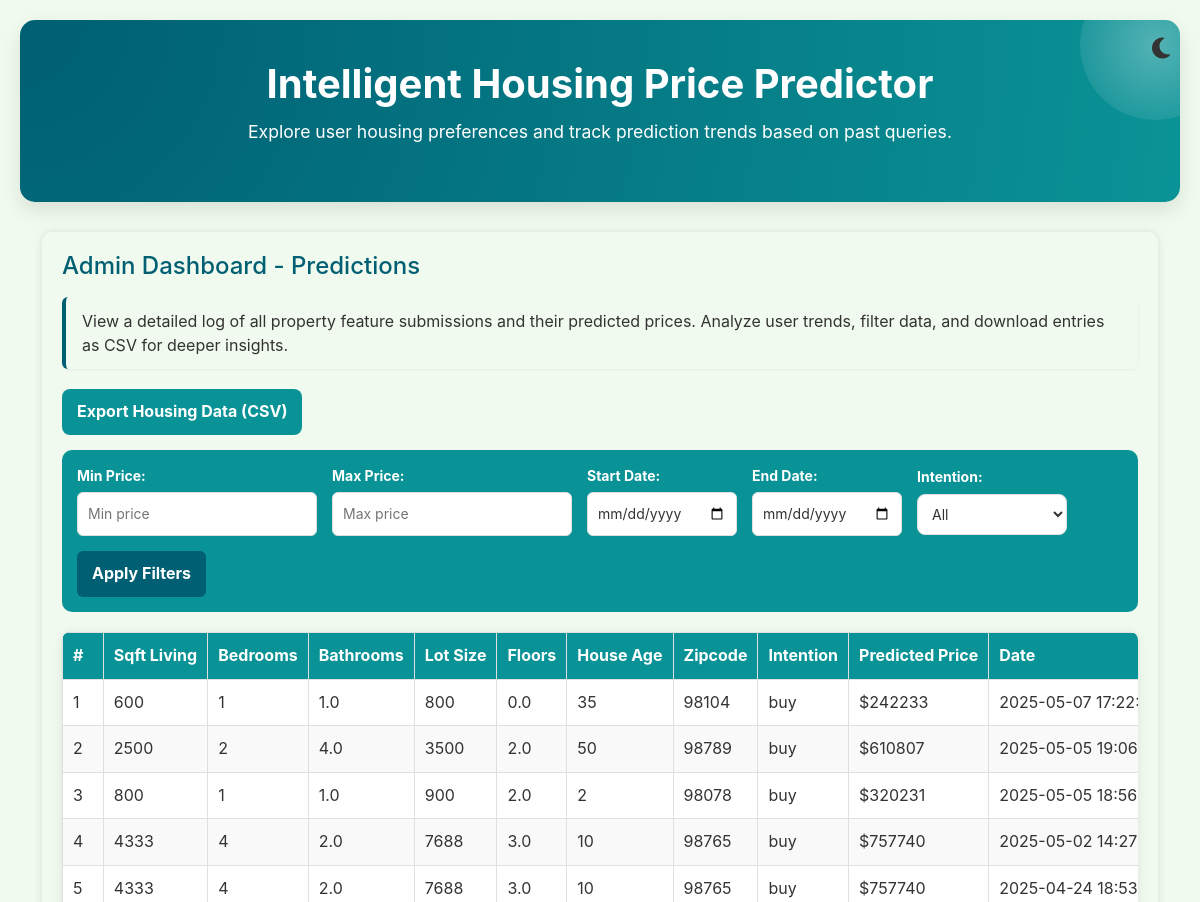
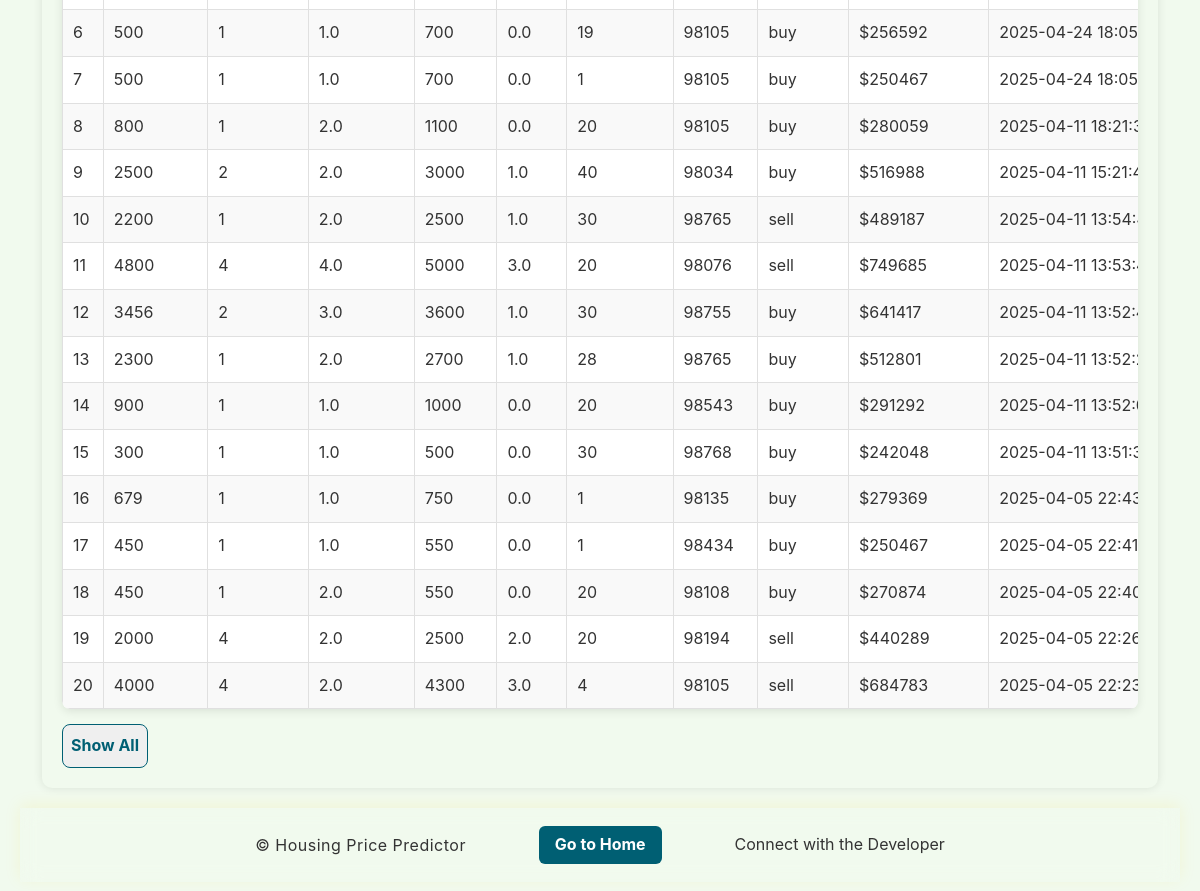
/admin, run on an earlier commit of the app's database (2 pictures, top to bottom).
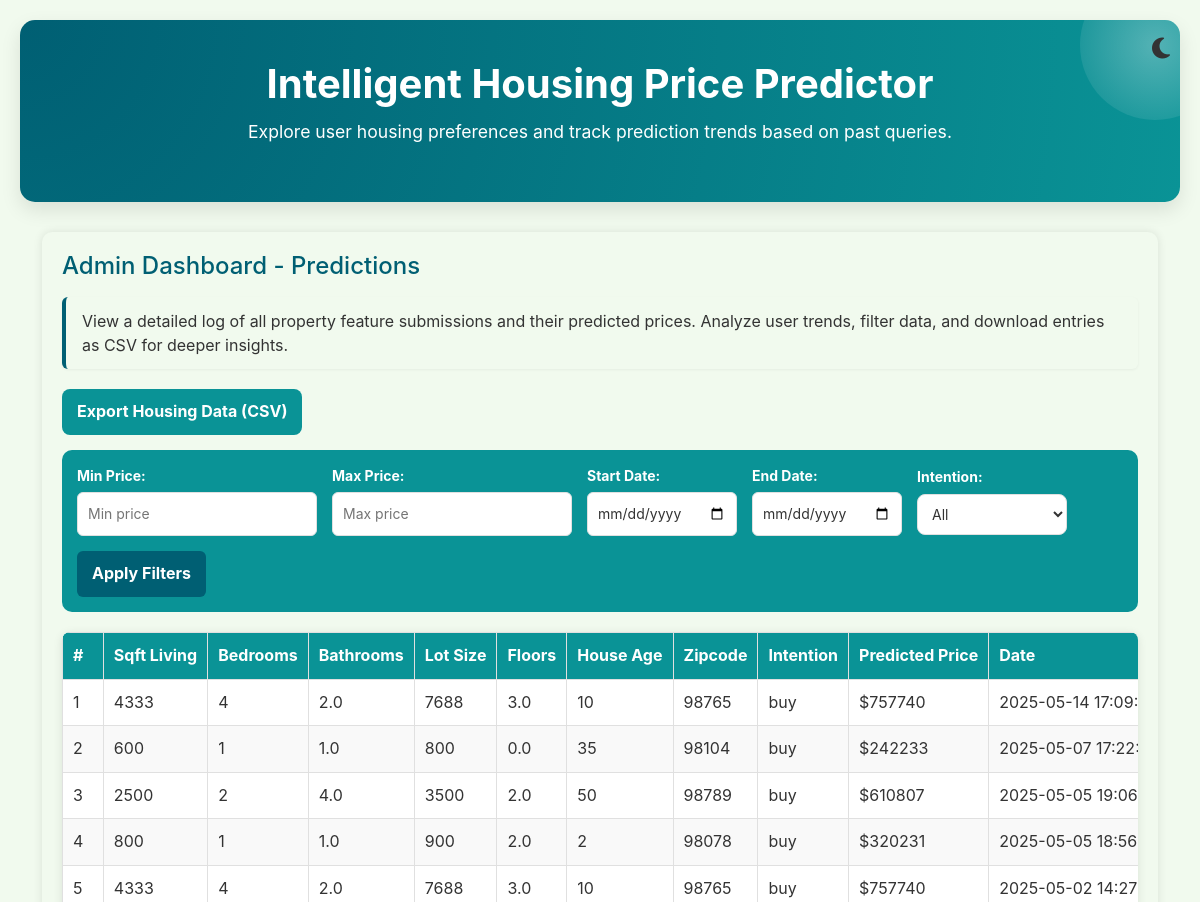
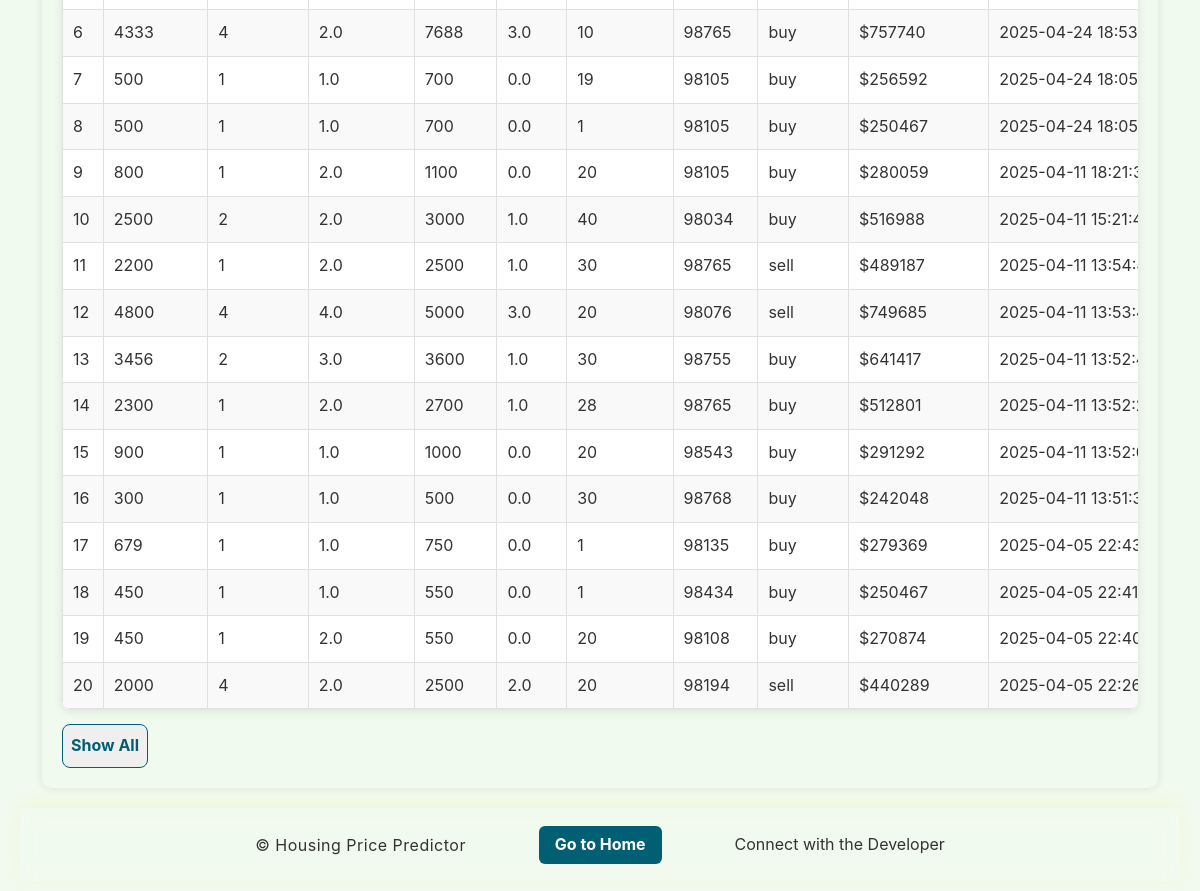
And on a later commit of the database (2 pictures, top to bottom).
### tables this page shows
CREATE TABLE queries (
                id INTEGER PRIMARY KEY AUTOINCREMENT,
                sqft_living INTEGER NOT NULL,
                no_of_bedrooms INTEGER NOT NULL,
                no_of_bathrooms REAL NOT NULL,
                sqft_lot INTEGER NOT NULL,
                no_of_floors REAL NOT NULL,
                house_age INTEGER NOT NULL,
                zipcode INTEGER NOT NULL,
                purpose TEXT NOT NULL,
                predicted_price REAL NOT NULL,
                timestamp TIMESTAMP DEFAULT CURRENT_TIMESTAMP  
            );

### app/routes.py (the view)
@app.route('/admin')
def admin_dashboard():
    try:
        predictions = get_all_queries()
        app.logger.debug(f"Fetched {len(predictions)} predictions for admin dashboard")
        return render_template('admin.html', predictions=predictions)
    except Exception as e:
        error_msg = f"Error fetching predictions: {str(e)}"
        app.logger.error(error_msg)
        flash(error_msg, "danger")
        return render_template('admin.html', predictions=[])

### app/database.py (called while the page is built)
def convert_to_nairobi(utc_timestamp):
    if utc_timestamp:
        try:
            utc_time = datetime.strptime(utc_timestamp, '%Y-%m-%d %H:%M:%S')
            utc_time = pytz.utc.localize(utc_time)
            nairobi_time = utc_time.astimezone(pytz.timezone('Africa/Nairobi'))
            return nairobi_time.strftime('%Y-%m-%d %H:%M:%S')
        except Exception as e:
            logging.error("Error converting time: %s", e)
            return utc_timestamp
    return None

### app/templates/admin.html (shortened to what this page needs)
{% extends 'layout.html' %}
{% block content %}
<div class="admin-container">
    <div class="header-section">
        <h1>Admin Dashboard - Predictions</h1>
        <p class="dashboard-description">
            View a detailed log of all property feature submissions and their predicted prices.
            Analyze user trends, filter data, and download entries as CSV for deeper insights.
        </p>
        <button id="downloadCSV" class="download-button">Export Housing Data (CSV)</button>
    </div>
<div class="filters">
    <div>
        <label for="minPrice">Min Price:</label>
        <input type="number" id="minPrice" placeholder="Min price">
    </div>
    <div>
        <label for="maxPrice">Max Price:</label>
        <input type="number" id="maxPrice" placeholder="Max price">
    </div>
    <div>
        <label for="startDate">Start Date:</label>
        <input type="date" id="startDate">
    </div>
    <div>
        <label for="endDate">End Date:</label>
        <input type="date" id="endDate">
    </div>
    <div>
        <label for="intention">Intention:</label>
        <select id="intention">
            <option value="">All</option>
        </select>
    </div>
    <button id="filterButton" class="button">Apply Filters</button>
</div>
<div class="table-container">
    <table class="admin-table">
        <thead>
            <tr>
                <th>#</th>
                <th>Sqft Living</th>
                <th>Bedrooms</th>
                <th>Bathrooms</th>
                <th>Lot Size</th>
                <th>Floors</th>
                <th>House Age</th>
                <th>Zipcode</th>
                <th>Intention</th>
                <th>Predicted Price</th>
                <th>Date</th>
            </tr>
        </thead>
        <tbody id="predictionsTable">
            {% for prediction in predictions %}
            <tr>
                <td>{{ loop.index }}</td>
                <td>{{ prediction[1] }}</td>
                <td>{{ prediction[2] }}</td>
                <td>{{ prediction[3] }}</td>
                <td>{{ prediction[4] }}</td>
                <td>{{ prediction[5] }}</td>
                <td>{{ prediction[6] }}</td>
                <td>{{ prediction[7] }}</td>
                <td>{{ prediction[8] }}</td>
                <td>${{ prediction[9] | int | string }}</td>
                <td>{{ prediction[10] }}</td>
            </tr>
            {% endfor %}
        </tbody>
    </table>
</div>
    <button id="toggleEntries" class="toggle-button">Show All</button>
</div>
{% endblock %}

### app/templates/layout.html (shortened to what this page needs)
<!DOCTYPE html>
<html lang="en">
    <head>
        <link rel="stylesheet" href="https://cdnjs.cloudflare.com/ajax/libs/font-awesome/6.7.2/css/all.min.css"
>
        <link rel="stylesheet" href="https://cdn.jsdelivr.net/npm/bootstrap@5.3.0/dist/css/bootstrap.min.css">
        <link rel="stylesheet" href="{{ url_for('static', filename='css/style.css') }}">
        <link rel="stylesheet" href="{{ url_for('static', filename='css/media_query.css') }}">
        <link rel="stylesheet" href="{{ url_for('static', filename='css/chatbot.css') }}">
    </head>
<body>
    <header>
        <button id="theme-toggle" aria-label="Toggle Dark Mode">
        </button>
        <h1>Intelligent Housing Price Predictor</h1>
        {% if request.path == '/' %}
            <p>Enter your home details below and receive a state-of-the-art price prediction.</p>
        {% elif request.path == '/admin' %}
            <p>Explore user housing preferences and track prediction trends based on past queries.</p>
        {% endif %}
    </header>
    <div class="container">
        {% block content %}{% endblock %}
    </div>
<footer>
    <div class="footer-container">
        <div class="footer-logo">
            <p>© Housing Price Predictor</p>
        </div>
        <div class="footer-links">
            {% if request.endpoint == 'index' %}
                <a href="{{ url_for('admin_dashboard') }}" class="main-link">Admin Dashboard</a>
            {% elif request.endpoint == 'admin_dashboard' %}
                <a href="{{ url_for('index') }}" class="main-link">Go to Home</a>
            {% endif %}
        </div>
        <div class="developer-credit">
            <a href="https://www.linkedin.com/in/kennedy-munene-dsml" target="_blank" class="dev-link">
            </a>
        </div>
    </div>
</footer>
</body>
</html>

### app/static/css/style.css (style rules this page uses)
:root { --primary-color: #005f73; --secondary-color: #0a9396; --accent-color: #94d2bd; --bg-color: #f1faee; --form-bg: #ffffff; --text-color: #333; --border-color: #e0e0e0; --error-color: #d32f2f; --button-hover: #004e66; }
html.light-mode { --primary-color: #005f73; --secondary-color: #0a9396; --accent-color: #94d2bd; --bg-color: #f1faee; --form-bg: #ffffff; --text-color: #333; --border-color: #e0e0e0; --error-color: #d32f2f; --button-hover: #004e66; }
* { box-sizing: border-box; margin: 0; padding: 0; }
body { font-family: 'Inter', sans-serif; background: var(--bg-color); color: var(--text-color); line-height: 1.6; padding: 20px; overflow-x: hidden; }
header { position: relative; text-align: center; margin-bottom: 30px; padding: 40px 20px; background: radial-gradient(circle at top left, var(--primary-color), var(--secondary-color)); border-radius: 15px; box-shadow: 0 8px 20px rgba(0,0,0,0.1); color: #fff; overflow: hidden; }
#theme-toggle { position: absolute; top: 10px; right: 10px; cursor: pointer; font-size: 1.5rem; z-index: 2; background: transparent; border: none; }
header::before { content: ""; position: absolute; width: 150px; height: 150px; background: radial-gradient(circle, rgba(255,255,255,0.3), transparent); border-radius: 50%; top: -50px; right: -50px; z-index: 0; }
header h1, header p { position: relative; z-index: 1; }
header h1 { font-size: 2.5rem; font-weight: 700; margin-bottom: 10px; }
header p { font-size: 1.1rem; }
.admin-container { max-width: 1200px; margin: 20px auto; background: var(--form-bg); padding: 20px; border-radius: 8px; box-shadow: 0 0 10px rgba(0, 0, 0, 0.1); }
.admin-container h1 { text-align: center; color: var(--primary-color); }
footer { background: var(--glass-bg); backdrop-filter: blur(10px); -webkit-backdrop-filter: blur(10px); border-top: 2px solid var(--golden-accent); box-shadow: 0 -3px 15px rgba(255, 204, 0, 0.1); padding: 18px 0; color: var(--text-color); font-size: 1rem; display: flex; justify-content: center; align-items: center; }
.footer-container { display: flex; justify-content: space-between; align-items: center; width: 100%; max-width: 1100px; gap: 1rem; margin: 0 auto; padding: 0 1rem; }
.footer-logo p { font-size: 1rem; font-weight: normal; color: var(--text-color); letter-spacing: 0.5px; margin: 0; line-height: 1; }
.footer-links { display: flex; gap: 10px; }
.main-link { padding: 6px 16px; background: var(--primary-color); color: white; font-weight: bold; border-radius: 6px; text-decoration: none; transition: all 0.3s ease-in-out; }
.developer-credit { font-size: 1rem; }
.dev-link { color: var(--text-color); font-size: 1rem; font-weight: normal; text-decoration: none; transition: color 0.3s ease; }
table { width: 100%; border-collapse: collapse; }
th, td { padding: 10px; border: 1px solid #ddd; }
tr:nth-child(even) { background-color: #f2f2f2; }
tr:nth-child(odd) { background-color: #ffffff; }

### app/static/css/chatbot.css (style rules this page uses)
:root { --primary-color: #005f73; --secondary-color: #0a9396; --accent-color: #94d2bd; --bg-color: #f1faee; --form-bg: #ffffff; --text-color: #333; --border-color: #e0e0e0; --error-color: #d32f2f; --button-hover: #004e66; }

What changed in the data, as far as the page shows it:
no longer on this page (row unchanged): queries: sqft_living "4000", no_of_bedrooms "4", no_of_bathrooms "2.0", sqft_lot "4300", no_of_floors "3.0", house_age "4", zipcode "98105", purpose "sell", predicted_price "684783", timestamp "2025-04-05…"
added queries: sqft_living "4333", no_of_bedrooms "4", no_of_bathrooms "2.0", sqft_lot "7688", no_of_floors "3.0", house_age "10", zipcode "98765", purpose "buy", predicted_price "757740", timestamp "2025-05-14…"
